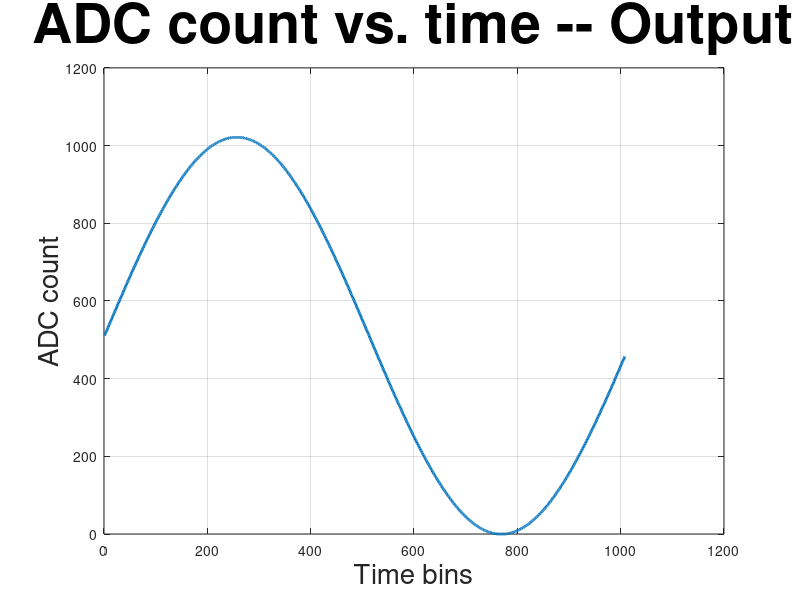
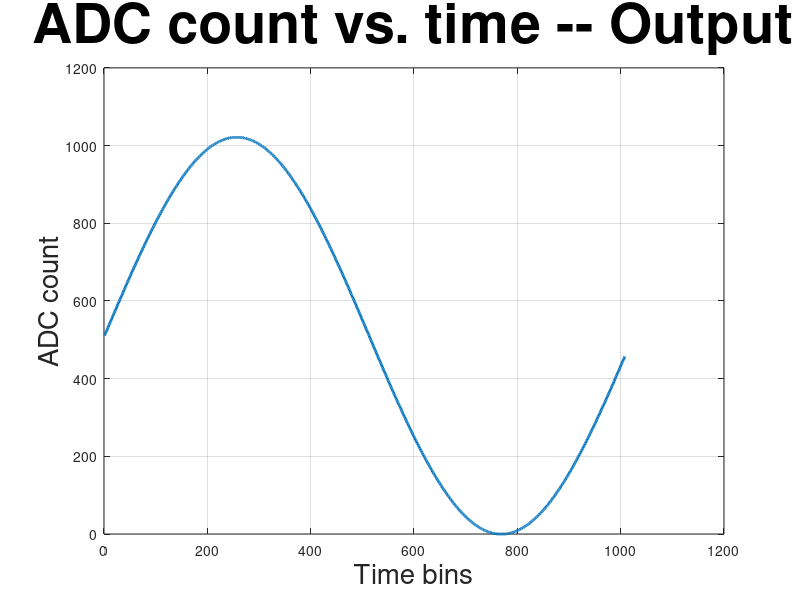

Here is the MATLAB script that generated these plots, in order:
%% This is just plotting one channel from the text-file created by root macro

close all; clear all;
%%xx=[1:1:1008];
data=csvread('run311.txt');
%data=csvread('csvsine.csv');
yy1=data(1,:);
yy1=rot90(rot90(yy1));
figure
plot(yy1,'LineWidth',2);
title('ADC count vs. time -- Output','FontSize',40);
xlabel('Time bins','FontSize',20); ylabel('ADC count','FontSize',20);
grid on;
print -deps yy1.eps
%print -dpng inn.png
print -dpng ut.png

%yy2=data(2,:);
%figure
%plot(yy2,'r');
%yy3=data(3,:);
%figure
%plot(yy3,'g');




%%fid = fopen('filename.txt','r');
%%yy = fscanf(fid,'%x');
%figure
%plot(yy);
